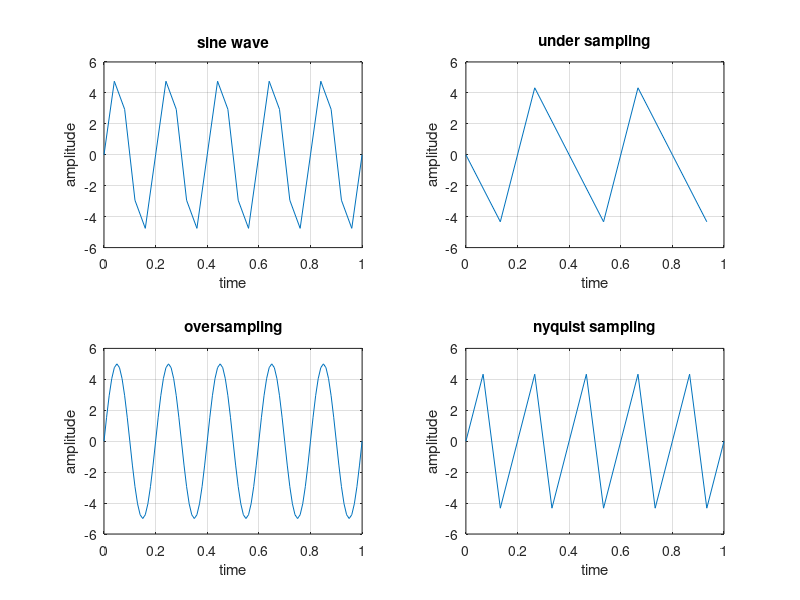

Source code (MATLAB):
clc; 
clf; 
clear all; 
close all; 
am=input('ENTER THE AMPLITUDE,am='); 
fm=input('enter the frequency,fm='); 
cy=input('enter the number of cycles,cy='); 
t=0:(1/(fm*fm)):cy/fm; 
amp=am*sin(2*pi*fm*t); 
subplot(221); 
plot(t,amp); 
grid on; 
xlabel('time'); 
ylabel('amplitude'); 
title('sine wave'); 
subplot(222); 
fs1=1.5*fm; 
t1=0:(1/(fs1)):cy/fm; 
amp1=am*sin(2*pi*fm*t1); 
plot(t1,amp1); 
grid on; 
xlabel('time'); 
ylabel('amplitude');
title('under sampling'); 
subplot(223); 
fs2=20*fm; 
t2=0:(1/(fs2)):cy/fm; 
amp2=am*sin(2*pi*fm*t2); 
plot(t2,amp2); 
grid on; 
xlabel('time'); 
ylabel('amplitude'); 
title('oversampling'); 
subplot(224); 
fs3=3*fm; 
t3=0:(1/(fs3)):cy/fm; 
amp3=am*sin(2*pi*fm*t3); 
plot(t3,amp3); 
grid on; 
xlabel('time'); 
ylabel('amplitude'); 
title('nyquist sampling');
